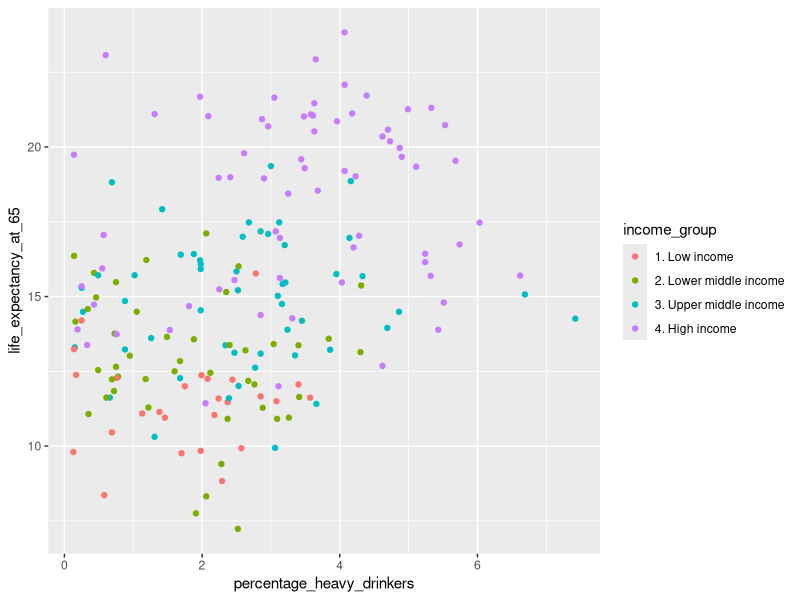
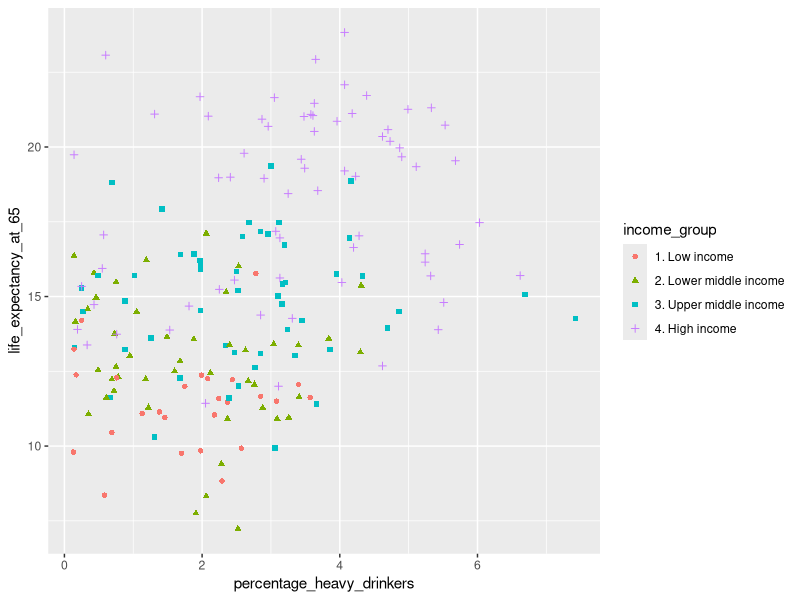
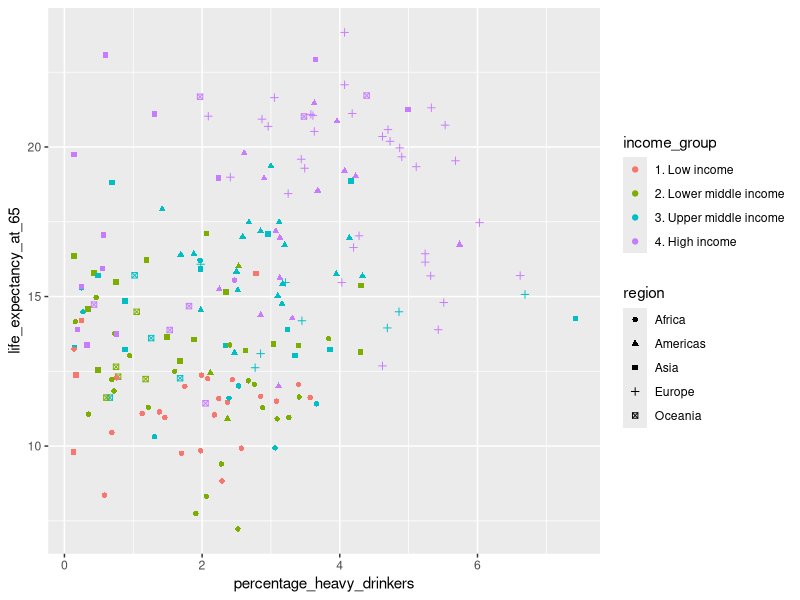
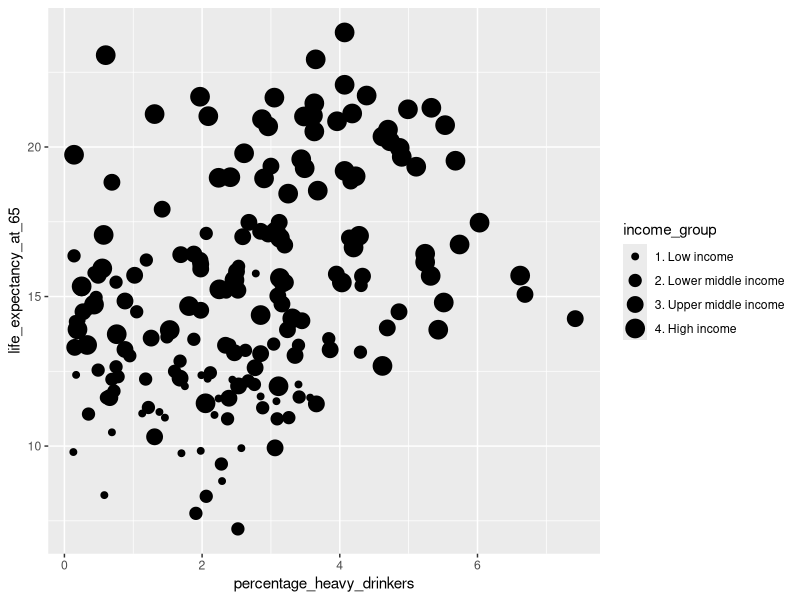
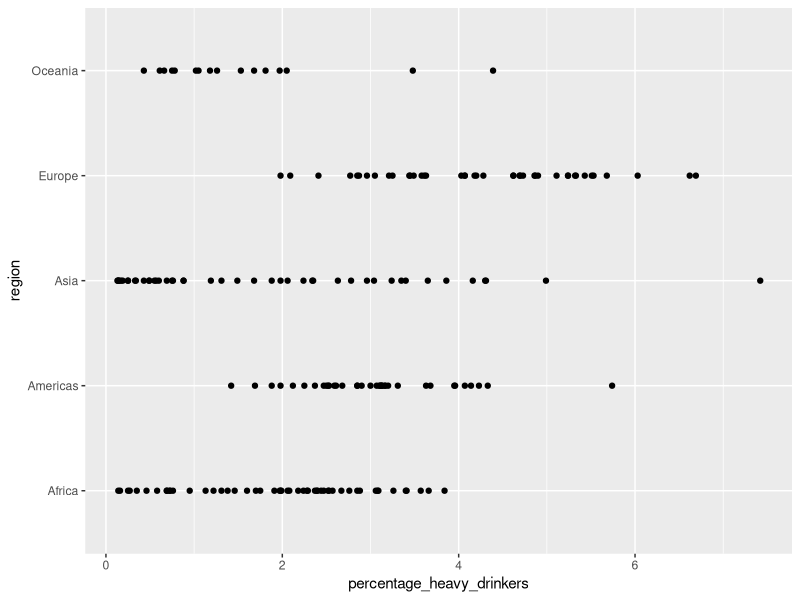
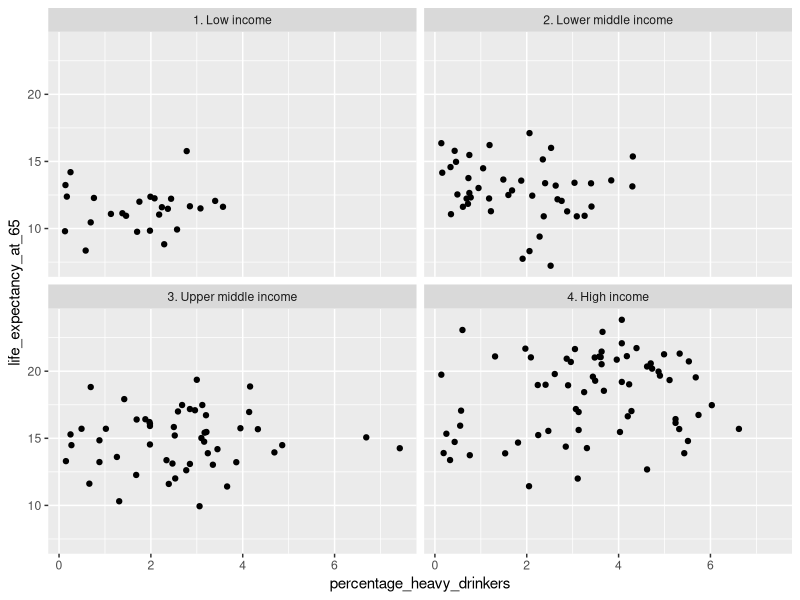
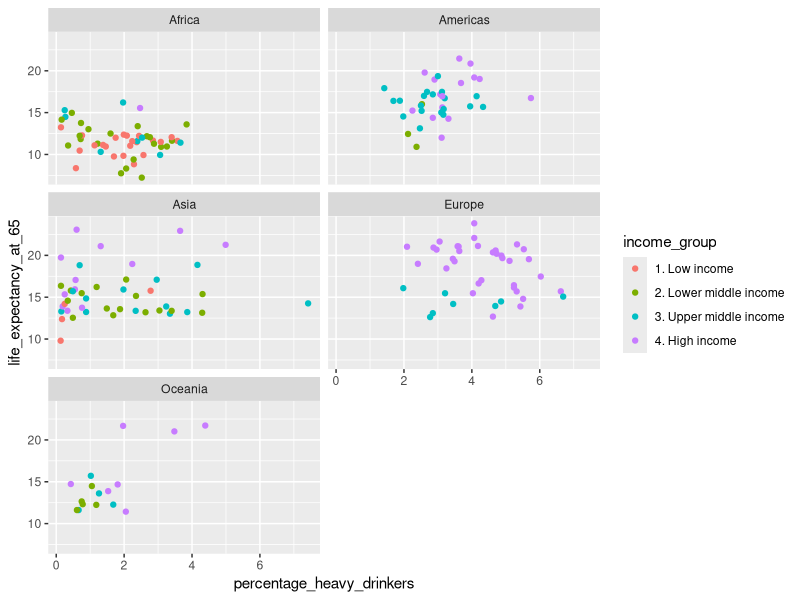

The R source for these figures, in order:
## ---- chunk 1
#| echo: false
#| output: false
# Tidyverse is so noisy when imported the first time, so let's do it here in silence
library(tidyverse)
options(readr.show_col_types = FALSE)
## ---- chunk 2
library(tidyverse)


income_df <- read_csv('data/income_lifeexp_alcohol.csv')

ggplot(income_df,aes(
        x=percentage_heavy_drinkers,
        y=life_expectancy_at_65,
        color=income_group
    )) +
    geom_point()
## ---- chunk 3
ggplot(income_df) +
    aes(
        x=percentage_heavy_drinkers,
        y=life_expectancy_at_65,
        color=income_group,
        shape=income_group
    ) +
    geom_point()
## ---- chunk 4
ggplot(income_df) +
    aes(
        x=percentage_heavy_drinkers, 
        y=life_expectancy_at_65, 
        color=income_group,
        shape=region
    ) + 
    geom_point()
## ---- chunk 5

ggplot(income_df) +
    aes(
        x=percentage_heavy_drinkers, 
        y=life_expectancy_at_65, 
        size=income_group,
    ) + 
    geom_point()
## ---- chunk 6
ggplot(income_df) +
    aes(
        x=percentage_heavy_drinkers,
        y=region,
    ) + 
    geom_point()
## ---- chunk 7
ggplot(income_df) +
    aes(
        x = percentage_heavy_drinkers,
        y = life_expectancy_at_65
    ) +
    geom_point() +
    facet_wrap(vars(income_group), ncol=2)
## ---- chunk 8
ggplot(income_df) +
    aes(
        x = percentage_heavy_drinkers, 
        y = life_expectancy_at_65,
        color=income_group
    ) +
    geom_point() +
    facet_wrap(vars(region), ncol=2)
